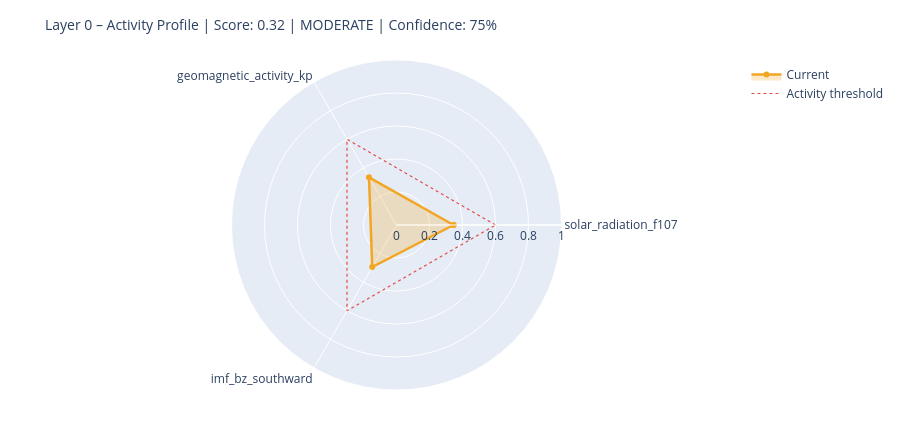

The notebook cell this image was saved under:
### Markdown cell above
---
## 6. State Assessment & Handoff to Layer 1

### Code cell
# ============================================================
# STEP 1 – Collect raw values with source modes
# Mode: 'primary' | 'fallback_3h' | 'last_valid' | 'missing'
# ============================================================

def safe_last(df, col):
    if df is None or col not in df.columns: return None
    s = df[col].dropna()
    return float(s.iloc[-1]) if not s.empty else None

f107_now = safe_last(df_f107, 'f10.7')
bz_now   = safe_last(df_mag,  'bz_gsm')
kp_now   = safe_last(df_kp,   'kp')
sw_now   = safe_last(df_sw,   'speed')

source_modes = {
    'F10.7':    'primary'  if f107_now is not None else 'missing',
    'Kp':       'primary'  if kp_now   is not None else 'missing',
    'IMF_Bz':   'primary'  if bz_now   is not None else 'missing',
    'SW_speed': 'primary'  if sw_now   is not None else 'missing',
}

# Kp Fallback – 3h endpoint
if kp_now is None:
    try:
        r = requests.get(
            'https://services.swpc.noaa.gov/json/noaa-planetary-k-index.json',
            timeout=10)
        r.raise_for_status()
        fb = pd.DataFrame(r.json())
        tc = next((c for c in fb.columns if 'time' in c.lower()), fb.columns[0])
        kc = next((c for c in fb.columns if 'kp' in c.lower() and c != tc), None)
        if kc:
            fb[kc] = fb[kc].astype(str).str.extract(r'([0-9]+(?:\.[0-9]*)?)')[0]
            fb[kc] = pd.to_numeric(fb[kc], errors='coerce')
            fb = fb[fb[kc] >= 0].dropna(subset=[kc])
            if not fb.empty:
                kp_now = float(fb[kc].iloc[-1])
                source_modes['Kp'] = 'fallback_3h'
                print(f'  Kp fallback (3h): {kp_now:.1f}')
    except Exception as e:
        print(f'  Kp fallback failed: {e}')

# Solar Wind Fallback – last valid value
if sw_now is None and df_sw is not None and 'speed' in df_sw.columns:
    s = df_sw['speed'].dropna()
    if not s.empty:
        sw_now = float(s.iloc[-1])
        source_modes['SW_speed'] = 'last_valid'
        print(f'  SW fallback (last_valid): {sw_now:.0f} km/s')

print()
print('Source modes:', source_modes)

# ============================================================
# STEP 2 – Score from available components only
# ============================================================

def norm(v, lo, hi):
    if v is None: return None
    return max(0.0, min(1.0, (v - lo) / (hi - lo)))

COMPONENTS = {
    'solar_radiation_f107':    (f107_now, norm(f107_now, 60, 250)),
    'geomagnetic_activity_kp': (kp_now,   norm(kp_now,   0,   9)),
    'imf_bz_southward':        (bz_now,   norm(-(bz_now or 0) if bz_now else None, -5, 30)
                                           if bz_now is not None else None),
    'solar_wind_speed':        (sw_now,   norm(sw_now, 300, 800)),
}

available   = {k: v[1] for k, v in COMPONENTS.items() if v[1] is not None}
unavailable = [k for k, v in COMPONENTS.items() if v[1] is None]

layer0_score = round(sum(available.values()) / len(available), 4) if available else None
confidence   = round(len(available) / len(COMPONENTS), 2)

level = ('unknown'  if layer0_score is None
         else 'calm'     if layer0_score < 0.3
         else 'moderate' if layer0_score < 0.6
         else 'active')

# ============================================================
# STEP 3 – Dominant Driver
# ============================================================

def dominant_driver(kp, f107, bz, sw):
    candidates = []
    if kp   is not None and kp   >= 4:   candidates.append(('geomagnetic',    kp / 9))
    if sw   is not None and sw   >= 500:  candidates.append(('solar_wind',     sw / 800))
    if bz   is not None and bz   <= -5:   candidates.append(('imf_southward',  abs(bz) / 30))
    if f107 is not None and f107 >= 150:  candidates.append(('solar_radiation',f107 / 250))
    return max(candidates, key=lambda x: x[1])[0] if candidates else 'none'

driver = dominant_driver(kp_now, f107_now, bz_now, sw_now)

# ============================================================
# STEP 4 – Downstream expectations
# ============================================================

def downstream_expectation(driver, score, kp, bz, f107):
    exp = {
        'magnetosphere':        'calm',
        'ionosphere':           'calm',
        'schumann_resonance':   'unchanged',
        'lithosphere_currents': 'low',
    }
    if driver == 'geomagnetic' or (kp and kp >= 5):
        exp['magnetosphere']        = 'compressed / storm'
        exp['ionosphere']           = 'elevated disturbance (TEC variability)'
        exp['schumann_resonance']   = 'elevated amplitude possible'
        exp['lithosphere_currents'] = 'elevated induction currents'
    elif driver == 'imf_southward' or (bz and bz <= -5):
        exp['magnetosphere']        = 'energy coupling active'
        exp['ionosphere']           = 'elevated electron density possible'
        exp['schumann_resonance']   = 'slight modulation possible'
    elif driver == 'solar_radiation' or (f107 and f107 >= 150):
        exp['ionosphere']           = 'elevated ionization (F-layer)'
        exp['schumann_resonance']   = 'slightly elevated background activity'
    return exp

downstream = downstream_expectation(driver, layer0_score, kp_now, bz_now, f107_now)

# ============================================================
# CONSOLE OUTPUT
# ============================================================

W = 58
print('=' * W)
print('LAYER 0 – STATE ASSESSMENT')
print('=' * W)
for name, (raw_v, score_v) in COMPONENTS.items():
    if score_v is not None:
        bar = '█' * int(score_v * 20) + '░' * (20 - int(score_v * 20))
        print(f'  {name:<35}  {bar}  {score_v:.2f}')
    else:
        print(f'  {name:<35}  {"─" * 20}  n/a')
print('-' * W)
print(f'  Score ({len(available)}/{len(COMPONENTS)} components):  {layer0_score:.3f}')
print(f'  Confidence:         {confidence:.0%}')
print(f'  Level:              {level.upper()}')
print(f'  Dominant Driver:    {driver}')

# Radar chart
cats = list(available.keys())
vals = list(available.values())
if len(cats) >= 3:
    fig = go.Figure()
    fig.add_trace(go.Scatterpolar(
        r=vals + [vals[0]], theta=cats + [cats[0]],
        fill='toself', fillcolor='rgba(242,166,35,0.25)',
        line=dict(color='#F2A623', width=2.5), name='Current'
    ))
    fig.add_trace(go.Scatterpolar(
        r=[0.6] * (len(cats) + 1), theta=cats + [cats[0]],
        line=dict(color='#E24B4A', dash='dot', width=1.2),
        mode='lines', name='Activity threshold'
    ))
    fig.update_layout(
        title=dict(text=f'Layer 0 – Activity Profile | Score: {layer0_score:.2f} | {level.upper()} | Confidence: {confidence:.0%}',
                   font=dict(size=14)),
        polar=dict(radialaxis=dict(visible=True, range=[0, 1])),
        height=430, showlegend=True,
        margin=dict(l=60, r=60, t=60, b=40)
    )
    fig.show()

### Figure 1 — Plotly figure (JSON) as saved in the notebook; plotly's stock layout.template omitted (floating-point values rounded to 4 significant figures)
{"data": [{"fill": "toself", "fillcolor": "rgba(242,166,35,0.25)", "line": {"color": "#F2A623", "width": 2.5}, "name": "Current", "r": [0.3457, 0.3333, 0.2943, 0.3457], "theta": ["solar_radiation_f107", "geomagnetic_activity_kp", "imf_bz_southward", "solar_radiation_f107"], "type": "scatterpolar"}, {"line": {"color": "#E24B4A", "dash": "dot", "width": 1.2}, "mode": "lines", "name": "Activity threshold", "r": [0.6, 0.6, 0.6, 0.6], "theta": ["solar_radiation_f107", "geomagnetic_activity_kp", "imf_bz_southward", "solar_radiation_f107"], "type": "scatterpolar"}], "layout": {"height": 430, "margin": {"b": 40, "l": 60, "r": 60, "t": 60}, "polar": {"radialaxis": {"range": [0, 1], "visible": true}}, "showlegend": true, "title": {"font": {"size": 14}, "text": "Layer 0 – Activity Profile | Score: 0.32 | MODERATE | Confidence: 75%"}}}
